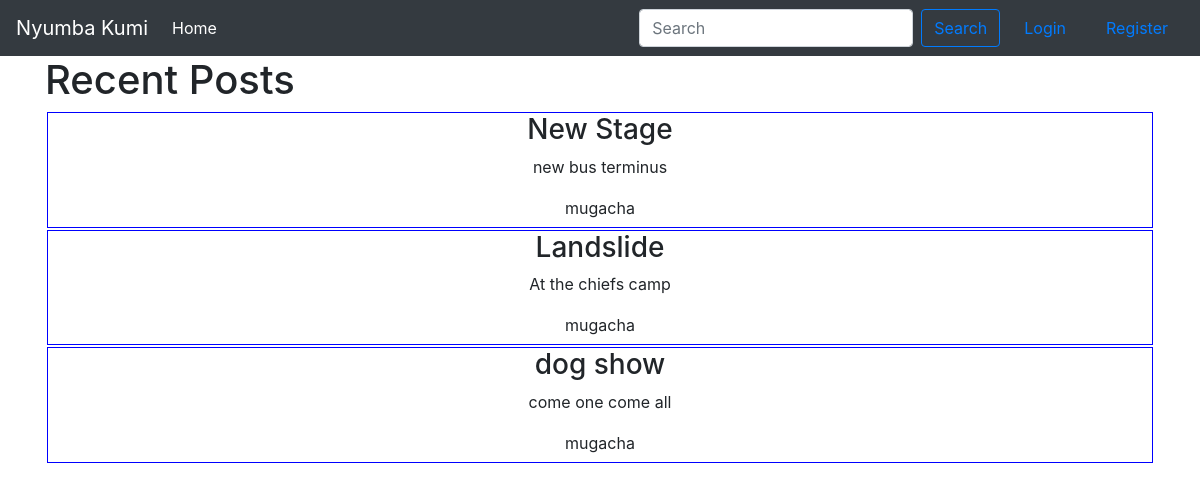
The app's page /, older data.
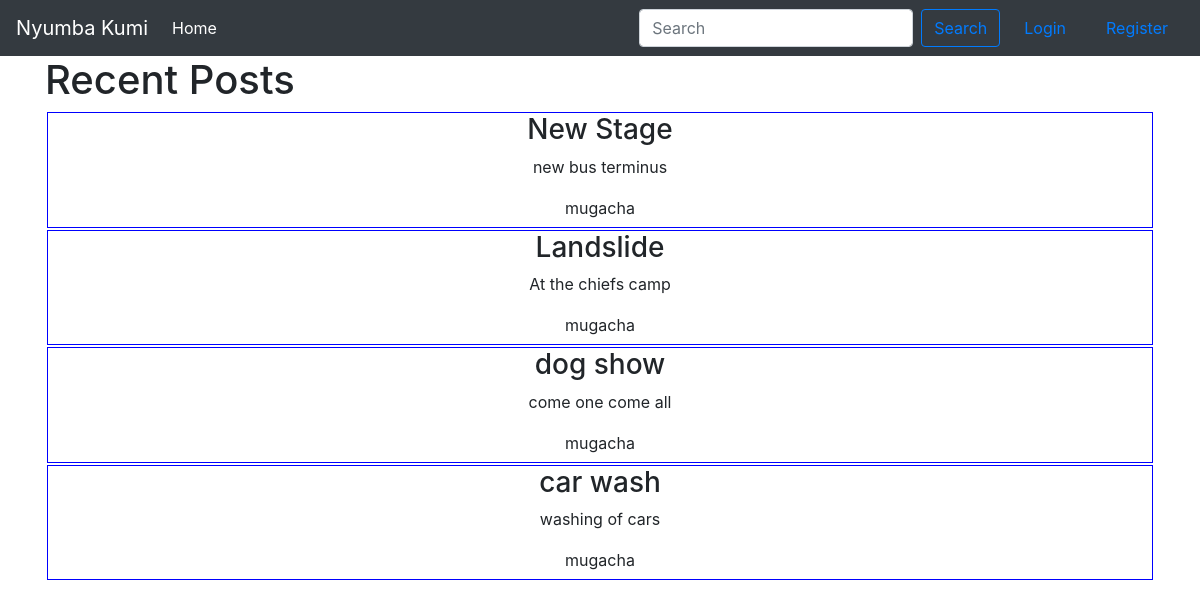
The same page, newer data.
### posts/models.py (models this page shows, shortened)
class Post(models.Model):
    title = models.CharField(max_length=100)
    description = models.TextField()
    author = models.ForeignKey(User, on_delete=models.CASCADE)

### posts/views.py (the view)
# urls.py: path('', views.PostListView.as_view(), name="home"),
class PostListView(ListView):
    model = Post

### templates/posts/post_list.html
{% extends 'nyumba_kumi/base.html' %}
{% block content %}
    <h1>Recent Posts</h1>
    {% for post in object_list %}
        <div style="text-align: center;border: 1px solid blue;margin: 2px">
            <h3>{{ post.title }}</h3>
            <p>{{ post.description }}</p>
            <h5>
                <small>{{ post.author }}</small>
            </h5>
        </div>
    {% endfor %}
{% endblock content %}

Row changes from the older to the newer data that the page shows:
added Post: title "car wash", description "washing of cars", author "mugacha"
